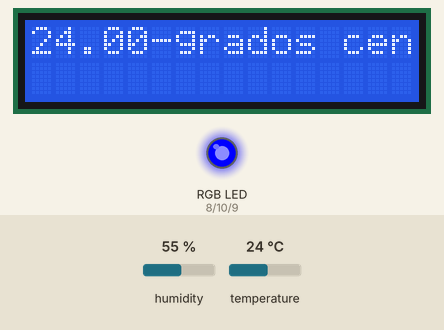
The sketch below on a simulated Arduino Uno, built with avr-gcc and run on an emulated ATmega328P. Shown: 16×2 character LCD, an RGB LED mixed from three pins (HIGH = lit). Inputs (shaded band) come from the test bench; at power-on: temperature 24 °C, humidity 55 %. What the sketch prints to the serial monitor is not drawn.

Above: at 3.7 s.
3.8 s: temperature set to 26 °C
At 6.5 s:
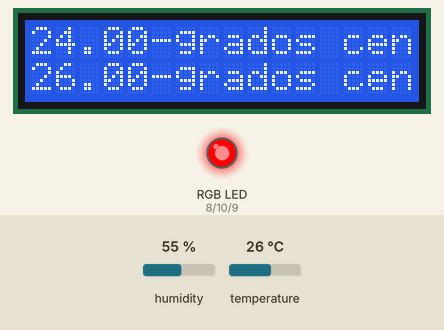
10.7 s: temperature set to 12 °C
At 13.0 s:
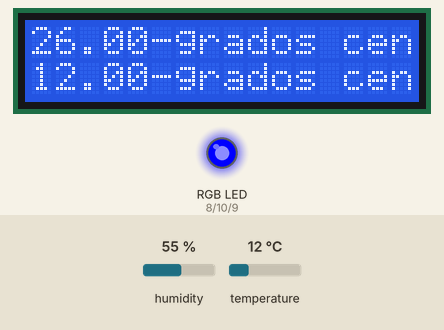
16.7 s: temperature set to 19 °C
At 19.4 s:
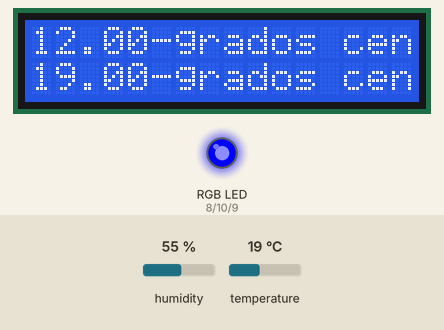
Timing chart, 0 to 20.9 s (numbered marks = the images above; inputs shaded):
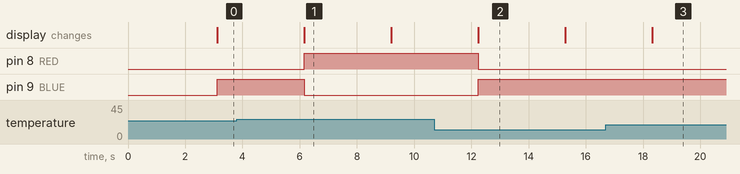

Measured:
- the behaviour switches between 24 and 25 °C on temperature (found by bisection; images 0 and 1)
- after the input at 3.8 s, pin 8 (RED): LOW → HIGH after 2.4 s; pin 9 (BLUE): HIGH → LOW after 2.4 s; the display: changes after 2.4 s (image 1)
- after the input at 10.7 s, pin 8 (RED): HIGH → LOW after 1.5 s; pin 9 (BLUE): LOW → HIGH after 1.5 s; the display: changes after 1.5 s (image 2)
- after the input at 16.7 s, the display: changes after 1.6 s (image 3)
- what the display in image 1 shows lasts 3.0 s, from 6.2 s to 9.2 s

The sketch:

temp_humedad_LCD_RGB.ino
```cpp
#include "DHT.h"    //  fdsff
#define DHTPIN 2
#define DHTTYPE DHT11
DHT dht(DHTPIN, DHTTYPE);
float h, t, f;

char luz = 'a';
int GREEN = 10; //VERDE
int BLUE = 9; //AZUL
int RED = 8; //RO

#include <Wire.h>                 // libreria necesaria para bus I2C
#include <LiquidCrystal_I2C.h>    // libreria necesaria para display I2C

LiquidCrystal_I2C lcd(0x27, 16, 2); // configuramos el LCD en la direccion de bus I2C que es   (el nombre lcd lo puedo cambiar por ejemplo a mipantalla)
//    0x27 y el tamaño columnas x filas 16x2    (el 0x27 es un lugar de memoria que el arduino casi nunca accede)
//    en nuestro caso la pantalla es de 16x2 pero puede haber otras


int fila = 1;
void setup() {
  Serial.begin(9600);
  Serial.println("Prueba de temperatura");
  dht.begin();

  lcd.init();                     // initialza el lcd
  lcd.backlight();                // enciende la luz de fondo del display
  lcd.setCursor(4, 0);            // apuntamos el cursor a la primera fila y primer caracter
  lcd.print("TEMPERATURA");        // imprimimos el texto entre ""

  pinMode(GREEN, OUTPUT);
  pinMode(BLUE, OUTPUT);
  pinMode(RED, OUTPUT);

}

void loop() {
  delay(3000);  // tiempo entre medidas  puede cambiarse a 5000
  h = dht.readHumidity();
  t = dht.readTemperature();
  f = dht.readTemperature(true); //  el true dice que es farenheit.  si no tiene true lee en celsius
  if (isnan(h) || isnan(t) || isnan(f)) // isnan verifica si la lectura es un numero.  pudiera ser un simbolo y debe salir error en la medición. isnan = is not a number
  {
    Serial.println("Error en la medición");
    return;
  }
  Serial.print("Humedad: ");
  Serial.print(h);
  Serial.print("%\t");   // el \t  deja una tabulación
  Serial.print("Temperatura: ");
  Serial.print(t);
  Serial.print(" *C ");
  Serial.print(f);
  Serial.println(" *F\t");

  if (fila == 0) {
    fila = 1;
  } else {
    fila = 0;
  }

  lcd.setCursor(0, fila);      // apuntamos el cursor al primer caracter de la segunda fila
  //lcd.print(millis() / 1000); // imprimimos el tiempo transcurrido en segundos
  lcd.print(t);    // y el texto a continuacion
  lcd.print("-grados cent");    // y el texto a continuacion

  if (t >= 25.0) {
    luz = 'r';
  } else if (t >= 24.7 && t <= 24.9) {
    luz = 'v';
  } else {
    luz = 'a';
  }

  switch (luz) {

    case 'r':
      digitalWrite(BLUE, LOW);
      digitalWrite(GREEN, LOW);
      digitalWrite(RED, HIGH);
      break;
    case 'v':
      digitalWrite(BLUE, LOW);
      digitalWrite(GREEN, HIGH);
      digitalWrite(RED, LOW);
      break;
    case 'a':
      digitalWrite(BLUE, HIGH);
      digitalWrite(GREEN, LOW);
      digitalWrite(RED, LOW);
      break;
  }

}
```
